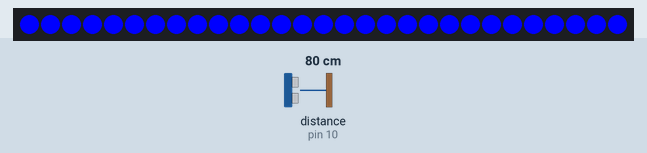
This sketch was run on a simulated Arduino Uno, built with avr-gcc and run on an emulated ATmega328P. Shown: 29 RGB LEDs in strip order, left to right. The inputs (shaded band) are chosen by the test bench; at power-on: distance to the obstacle (sensor on pin 10) 80 cm.

Above: at 1.2 s.
1.3 s: distance to the obstacle (sensor on pin 10) set to 2 cm
At 2.0 s:
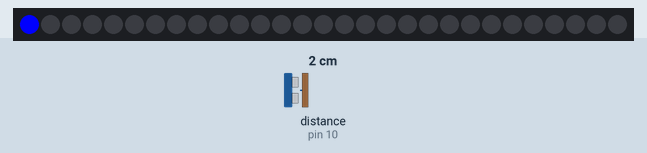
2.8 s: distance to the obstacle (sensor on pin 10) set to 4 cm
4.3 s: distance to the obstacle (sensor on pin 10) set to 60 cm
At 5.5 s:
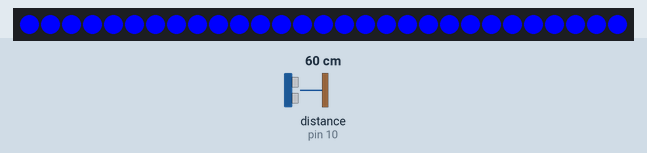
Timing chart, 0 to 7.3 s (numbered marks = the images above; inputs shaded):
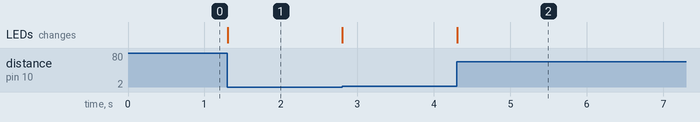

Measured:
- after the input at 1.3 s, the LEDs: change at once (image 1)
- after the input at 4.3 s, the LEDs: change at once (image 2)

The sketch:

main.ino
```cpp
#include <Adafruit_NeoPixel.h>
#include <HCSR04.h>

#define PIN        6 // Which pin on the Arduino is connected to the NeoPixels?

#define NUMPIXELS 29 // How many NeoPixels are attached to the Arduino?

Adafruit_NeoPixel pixels(NUMPIXELS, PIN, NEO_GRB + NEO_KHZ800);

UltraSonicDistanceSensor distanceSensor(9, 10);  // Initialize sensor that uses digital pins 9 and 10.


int current_Last_LED=0;

void setup()
{
  pixels.begin();
}

void loop()
{

  pixels.clear();                               // Set all pixel colors to 'off'
  current_Last_LED=distanceSensor.measureDistanceCm()*0.8;


  for(int i=0; i<current_Last_LED; i++)                      // For each pixel in strip...
  {
    pixels.setPixelColor(i, 0,0,255);
  }

  pixels.show();                                  // Send the updated pixel colors to the hardware.

}
```
